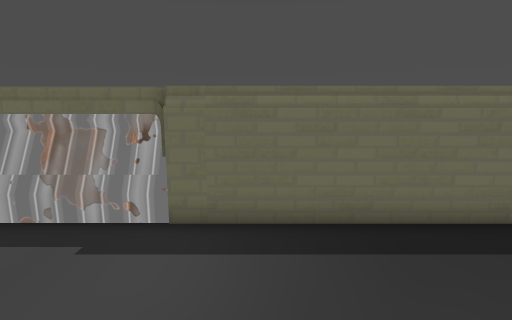
[1] (above)

21 first-person views from a walk through a 3-D level made in the Godot game engine. The camera is 1.2 m above the floor, tilts 10° down and sees 80° across. The floor is counted in squares, 0.5 m on a side. Each view is taken from the middle of a square. On the plan, view 1 faces up. The plan holds only what a view shows up to about 19 squares ahead; the rest is blank. Some surface patterns are stand-ins.

[2]
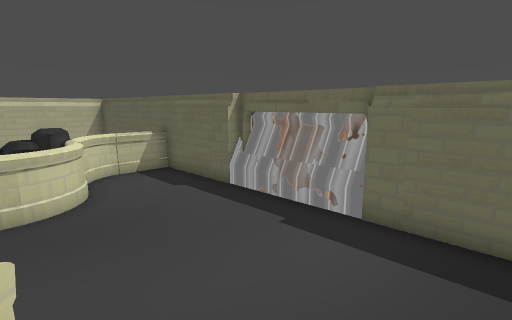

[3]
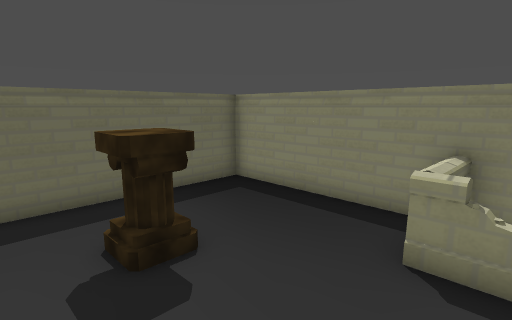

[4]
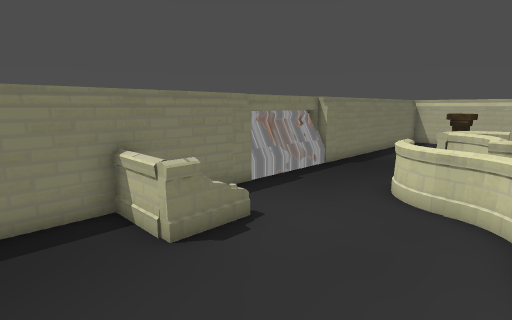

[5]
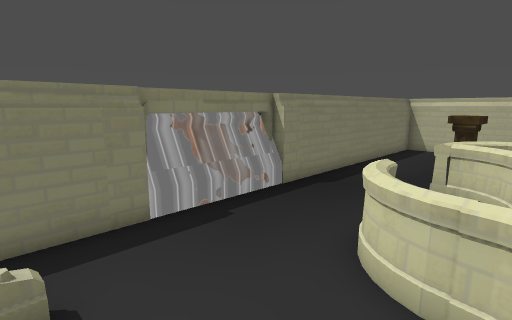

[6]
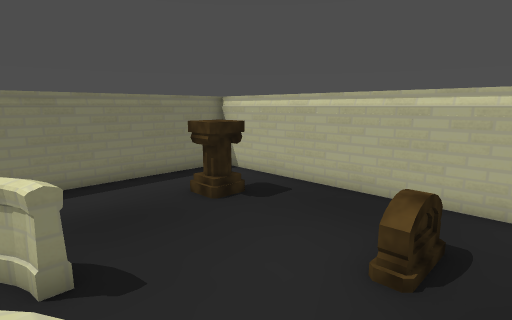

[7]
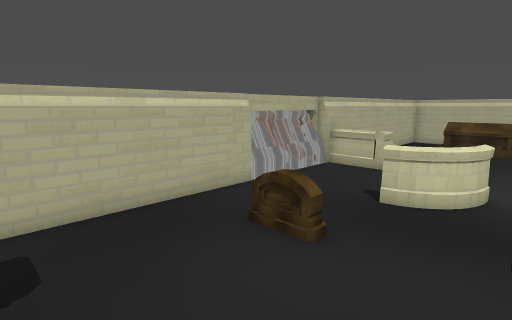

[8]
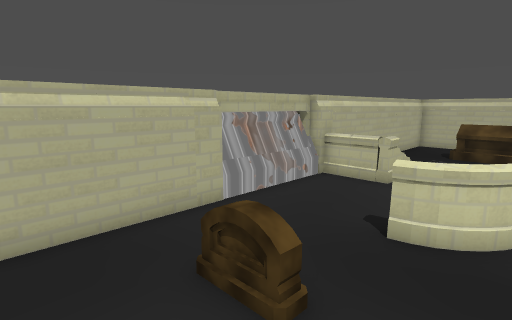

[9]
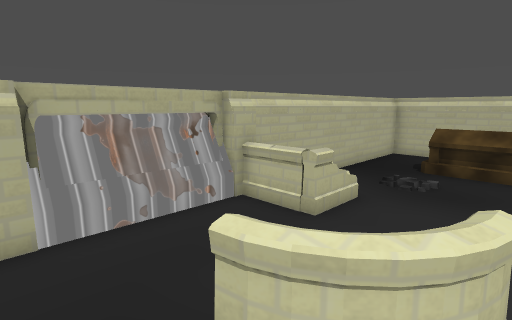

[10]
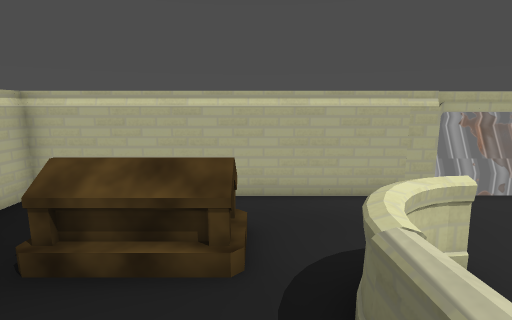

[11]
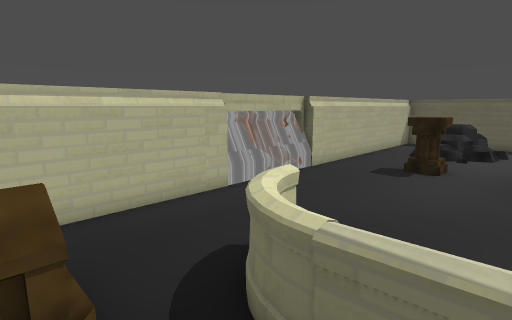

[12]
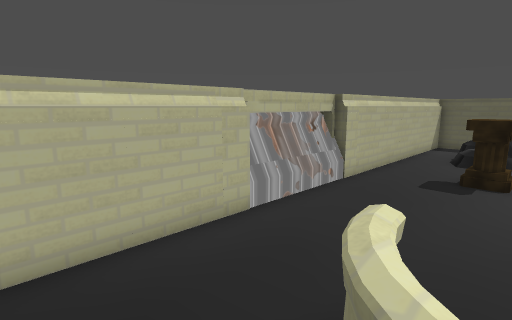

[13]
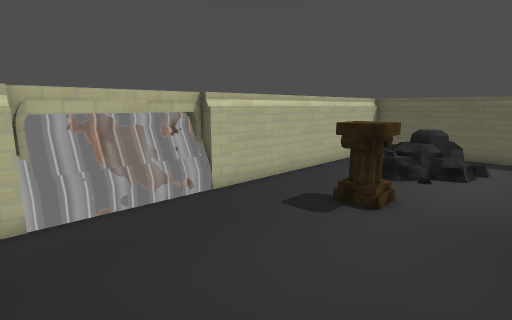

[14]
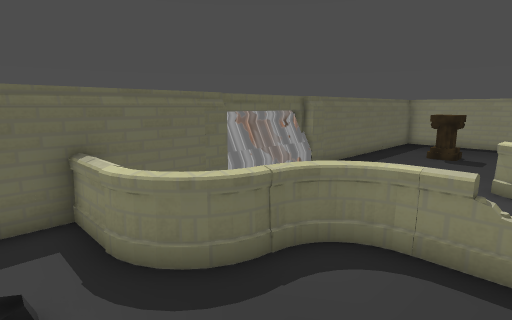

[15]
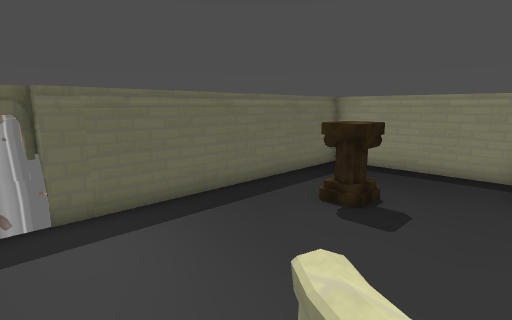

[16]
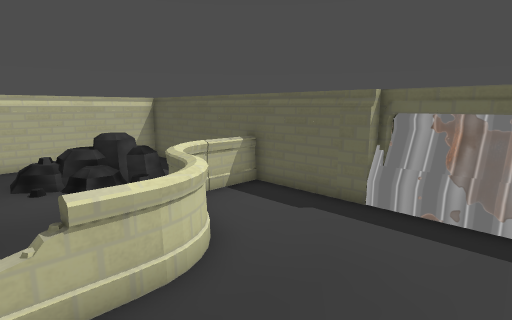

[17]
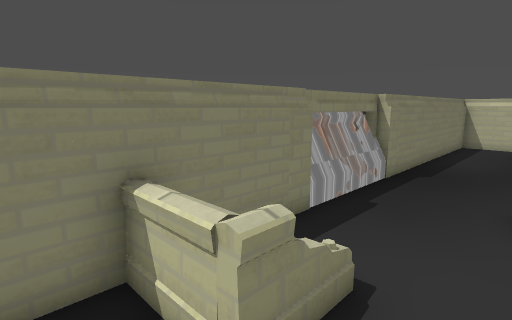

[18]
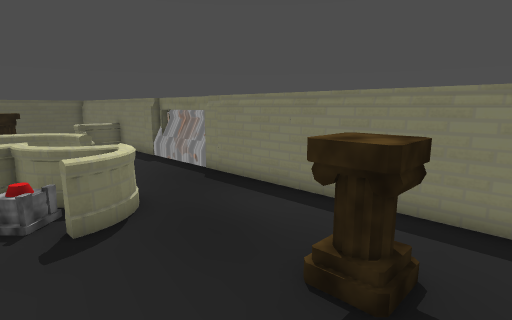

[19]
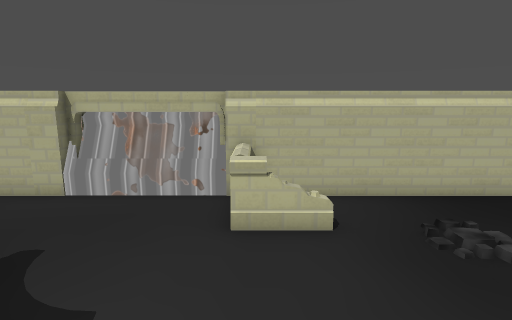

[20]
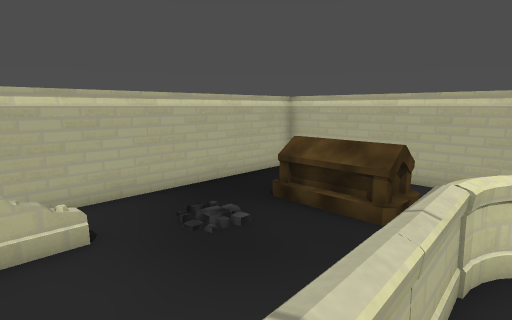

[21]
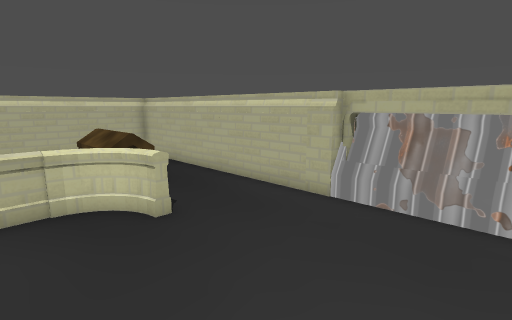

### Floor plan
Key: @ floor where view 1 was taken; # wall or solid block; x gap in a wall; . main floor; : floor 0.25 m higher than the main floor; + floor 0.75 m higher than the main floor; / step, stairs or slope; = window, fence, low wall or low ledge; ^ raised ledge; G gate; R rock; C column; O other object.
Columns run from 18 left of view 1 to 10 right of it. Each row starts with its distance up from view 1.
  7             GGGGG
  6  ^^^^^^^^^^GGGGGGG^^^^^^^^^^
  5  ^..... =..................#
  4  ^.  O. =..................#
  3  ^. RR:.CC............CC...#
  2  ^.:RR:..CCC..........CC...#
  1  ^.::......C ..............#
  0  ^.........=#...CC@......=.#
 -1  ^..........   .C  ......x.#
 -2  ^..CC...       C   .....O.#
 -3  ^..CC...            ......#
 -4  G.......           C......#
 -5 GG.......           CC.....GG
 -6 GG.......            CCC...GG
 -7 GG.......              C...GG
 -8 GG.......              C...GG
 -9 GG.......           CC  ...GG
-10  G.......          CCCC ...#
-11  ^...C...          CC.CC...#
-12  ^...CC.   .     .CC..CC...#
-13  ^....C=====   ...C..CC....#
-14  ^./=/........C............#
-15  ^./+/........CC...........#
-16  ^. +/.........C...........#
-17  ^  //.................CC..#
-18  ^........Ox=..........CC..#
-19  ^.........==..............#
-20  ^##########GGGGG###########
-21             GGGGG

Where each view was taken, in squares from view 1:
view 1: 0 up, 0 right, facing up
view 2: 0 up, 1 right, facing up-left
view 3: 2 down, 2 right, facing up-right
view 4: 2 up, 2 right, facing down-right
view 5: 2 down, 3 right, facing down-right
view 6: 12 down, 1 left, facing down-right
view 7: 13 down, 5 right, facing down-left
view 8: 14 down, 3 right, facing down-left
view 9: 14 down, 1 left, facing down-left
view 10: 14 down, 9 left, facing left
view 11: 15 down, 10 left, facing up-left
view 12: 14 down, 12 left, facing up-left
view 13: 10 down, 10 left, facing up-left
view 14: 1 down, 12 left, facing up-right
view 15: 1 down, 3 left, facing up-right
view 16: 1 down, 3 left, facing up-left
view 17: 1 up, 5 right, facing down-right
view 18: 19 down, 2 right, facing up-right
view 19: 12 down, 7 left, facing down
view 20: 12 down, 7 left, facing down-left
view 21: 5 down, 10 left, facing down-left
